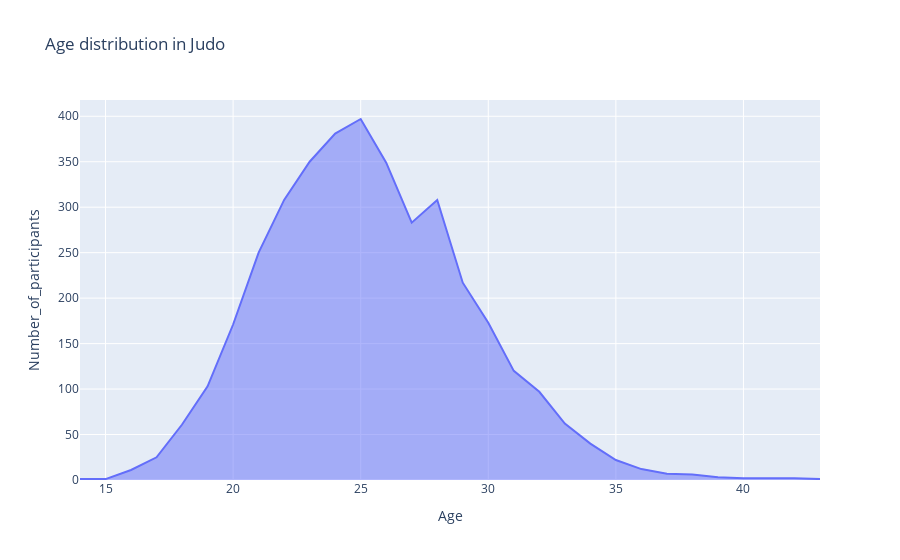

The cell this chart's notebook holds for it:
### Code cell
px.area(agejudo, x= "Age", y="Number_of_participants", title= "Age distribution in Judo")

### Figure 1 — Plotly figure (JSON) as saved in the notebook; plotly's stock layout.template omitted (floating-point values rounded to 4 significant figures)
{"data": [{"hovertemplate": "Age=%{x}<br>Number_of_participants=%{y}<extra></extra>", "legendgroup": "", "line": {"color": "#636efa"}, "marker": {"symbol": "circle"}, "mode": "lines", "name": "", "orientation": "v", "showlegend": false, "stackgroup": "1", "type": "scatter", "x": [14, 15, 16, 17, 18, 19, 20, 21, 22, 23, 24, 25, 26, 27, 28, 29, 30, 31, 32, 33, 34, 35, 36, 37, 38, 39, 40, 42, 43], "xaxis": "x", "y": [1, 1, 11, 25, 61, 103, 171, 250, 308, 350, 381, 397, 349, 283, 308, 217, 173, 120, 97, 62, 40, 22, 12, 7, 6, 3, 2, 2, 1], "yaxis": "y"}], "layout": {"legend": {"tracegroupgap": 0}, "title": {"text": "Age distribution in Judo"}, "xaxis": {"anchor": "y", "domain": [0, 1], "title": {"text": "Age"}}, "yaxis": {"anchor": "x", "domain": [0, 1], "title": {"text": "Number_of_participants"}}}}
